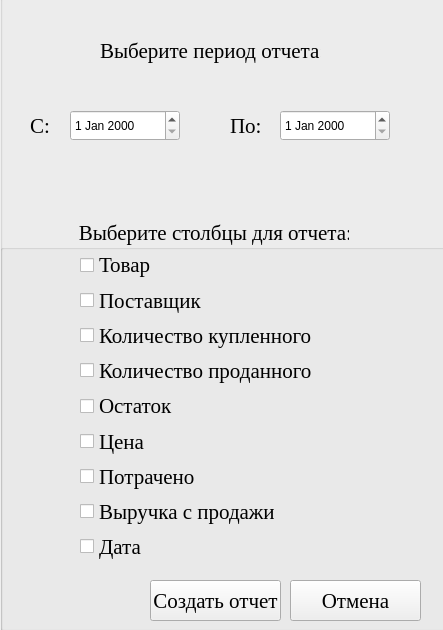
<?xml version="1.0" encoding="UTF-8"?>
<ui version="4.0">
 <class>Form</class>
 <widget class="QWidget" name="Form">
  <property name="geometry">
   <rect>
    <x>0</x>
    <y>0</y>
    <width>443</width>
    <height>630</height>
   </rect>
  </property>
  <property name="windowTitle">
   <string>Form</string>
  </property>
  <widget class="QGroupBox" name="groupBox">
   <property name="geometry">
    <rect>
     <x>0</x>
     <y>-20</y>
     <width>491</width>
     <height>691</height>
    </rect>
   </property>
   <property name="title">
    <string>Период Отчета</string>
   </property>
   <widget class="QLabel" name="label_2">
    <property name="geometry">
     <rect>
      <x>30</x>
      <y>130</y>
      <width>20</width>
      <height>31</height>
     </rect>
    </property>
    <property name="font">
     <font>
      <family>Times New Roman</family>
      <pointsize>16</pointsize>
     </font>
    </property>
    <property name="text">
     <string>С:</string>
    </property>
   </widget>
   <widget class="QDateEdit" name="dateEditStart">
    <property name="geometry">
     <rect>
      <x>70</x>
      <y>130</y>
      <width>110</width>
      <height>31</height>
     </rect>
    </property>
   </widget>
   <widget class="QDateEdit" name="dateEditEnd">
    <property name="geometry">
     <rect>
      <x>280</x>
      <y>130</y>
      <width>110</width>
      <height>31</height>
     </rect>
    </property>
   </widget>
   <widget class="QLabel" name="label_3">
    <property name="geometry">
     <rect>
      <x>230</x>
      <y>130</y>
      <width>31</width>
      <height>31</height>
     </rect>
    </property>
    <property name="font">
     <font>
      <family>Times New Roman</family>
      <pointsize>16</pointsize>
     </font>
    </property>
    <property name="text">
     <string>По:</string>
    </property>
   </widget>
   <widget class="QLabel" name="label">
    <property name="geometry">
     <rect>
      <x>100</x>
      <y>50</y>
      <width>221</width>
      <height>41</height>
     </rect>
    </property>
    <property name="font">
     <font>
      <family>Times New Roman</family>
      <pointsize>16</pointsize>
     </font>
    </property>
    <property name="text">
     <string>Выберите период отчета:</string>
    </property>
   </widget>
  </widget>
  <widget class="QGroupBox" name="groupBox_2">
   <property name="geometry">
    <rect>
     <x>0</x>
     <y>220</y>
     <width>491</width>
     <height>411</height>
    </rect>
   </property>
   <property name="font">
    <font>
     <family>Times New Roman</family>
     <pointsize>16</pointsize>
    </font>
   </property>
   <property name="title">
    <string>               Выберите столбцы для отчета:</string>
   </property>
   <widget class="QPushButton" name="btnGenerate">
    <property name="geometry">
     <rect>
      <x>150</x>
      <y>360</y>
      <width>131</width>
      <height>41</height>
     </rect>
    </property>
    <property name="text">
     <string>Создать отчет</string>
    </property>
   </widget>
   <widget class="QPushButton" name="btnCancel">
    <property name="geometry">
     <rect>
      <x>290</x>
      <y>360</y>
      <width>131</width>
      <height>41</height>
     </rect>
    </property>
    <property name="text">
     <string>Отмена</string>
    </property>
   </widget>
   <widget class="QWidget" name="layoutWidget">
    <property name="geometry">
     <rect>
      <x>80</x>
      <y>30</y>
      <width>281</width>
      <height>311</height>
     </rect>
    </property>
    <layout class="QVBoxLayout" name="verticalLayout">
     <item>
      <widget class="QCheckBox" name="checkName">
       <property name="cursor">
        <cursorShape>PointingHandCursor</cursorShape>
       </property>
       <property name="text">
        <string>Товар</string>
       </property>
      </widget>
     </item>
     <item>
      <widget class="QCheckBox" name="checkSupplier">
       <property name="cursor">
        <cursorShape>PointingHandCursor</cursorShape>
       </property>
       <property name="text">
        <string>Поставщик</string>
       </property>
      </widget>
     </item>
     <item>
      <widget class="QCheckBox" name="checkReceived">
       <property name="cursor">
        <cursorShape>PointingHandCursor</cursorShape>
       </property>
       <property name="text">
        <string>Количество купленного</string>
       </property>
      </widget>
     </item>
     <item>
      <widget class="QCheckBox" name="checkSold">
       <property name="cursor">
        <cursorShape>PointingHandCursor</cursorShape>
       </property>
       <property name="text">
        <string>Количество проданного</string>
       </property>
      </widget>
     </item>
     <item>
      <widget class="QCheckBox" name="checkStock">
       <property name="cursor">
        <cursorShape>PointingHandCursor</cursorShape>
       </property>
       <property name="text">
        <string>Остаток</string>
       </property>
      </widget>
     </item>
     <item>
      <widget class="QCheckBox" name="checkPrice">
       <property name="cursor">
        <cursorShape>PointingHandCursor</cursorShape>
       </property>
       <property name="text">
        <string>Цена</string>
       </property>
      </widget>
     </item>
     <item>
      <widget class="QCheckBox" name="checkTotalPrice">
       <property name="cursor">
        <cursorShape>PointingHandCursor</cursorShape>
       </property>
       <property name="text">
        <string>Потрачено</string>
       </property>
      </widget>
     </item>
     <item>
      <widget class="QCheckBox" name="checkRevenue">
       <property name="cursor">
        <cursorShape>PointingHandCursor</cursorShape>
       </property>
       <property name="text">
        <string>Выручка с продажи</string>
       </property>
      </widget>
     </item>
     <item>
      <widget class="QCheckBox" name="checkDate">
       <property name="cursor">
        <cursorShape>PointingHandCursor</cursorShape>
       </property>
       <property name="text">
        <string>Дата</string>
       </property>
      </widget>
     </item>
    </layout>
   </widget>
  </widget>
 </widget>
 <resources/>
 <connections/>
</ui>
